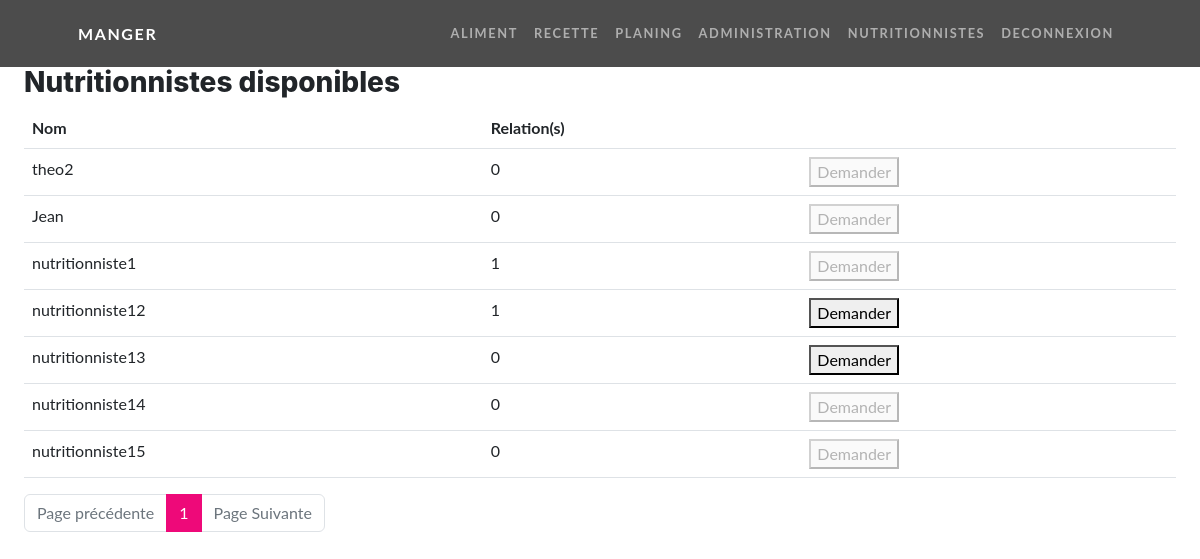
The page /rechercheNutritionniste (signed in) on the database its author committed.
### tables this page shows
CREATE TABLE IF NOT EXISTS `utilisateurs` (
  `id` int NOT NULL AUTO_INCREMENT,
  `role` enum('utilisateur','admin','nutritionniste') NOT NULL,
  `nom_utilisateur` varchar(255) NOT NULL,
  `mdp` varchar(255) NOT NULL,
  `email` varchar(255) NOT NULL,
  PRIMARY KEY (`id`)
);

### src/Controllers/Controller.php (called while the page is built, shortened)
<?php
abstract class Controller {
    function render (string $fichier, array $donnees = [], string $template = 'default.php') {
        extract($donnees);
        require_once ROOT . '/Views/' . $fichier;
        $contenu = ob_get_clean();
        require_once ROOT . '/Views/' . $template;
    }
}

### src/Controllers/RechercheNutritionnisteController.php (called while the page is built, shortened)
<?php
class RechercheNutritionnisteController extends Controller
{
    public function index()
    {
        $repo = new UtilisateursModel();
        $itemsParPage = 12;
        $nbItems = $repo->countAll(['role' => 'nutritionniste']);
        $nbPage = ceil((int)$nbItems->items / $itemsParPage);
        if (isset($_GET['page']) && !empty($_GET['page'])) {
            $pageActuelle = (int) $this->secure($_GET['page']);
            if ($pageActuelle > $nbPage) {
                $pageActuelle = $nbPage;
            }
        } else {
            $pageActuelle = 1;
        }
        $premierItem = $pageActuelle * $itemsParPage - $itemsParPage;
        $items = $repo->findByLimitesNutritionnistesDetails($premierItem, $itemsParPage, $_SESSION['utilisateur']['id']);
        $repo = new RelationNutritionnisteModel();
        $relation = $repo->findBy(['idClient' => $_SESSION['utilisateur']['id']]);
        return $this->render('rechercheNutritionniste/index.php', [
            'nutritionnistes' => $items,
            'nbPage' => $nbPage,
            'pageActuelle' => $pageActuelle,
            'relation' => $relation,
        ]);
    }
}

### index.php (called while the page is built, shortened)
<?php
$app = new Main();
$app->start();

### src/Models/Model.php (called while the page is built, shortened)
<?php
class Model extends Database {
    protected $table;
    public function countAll(array $criteres = []) {
        if(!empty($criteres)) {
            $champs = [];
            $valeurs = [];
            foreach($criteres as $champ => $valeur) {
                $champs[] = "$champ = ?";
                $valeurs[] = $valeur;
            }
            $listChamps = implode(' AND ', $champs);
            $query = $this->executeQuery('SELECT count(*) AS items FROM ' . $this->table . ' WHERE ' . $listChamps, $valeurs);
        }else{
            $query = $this->executeQuery('SELECT count(*) AS items FROM ' . $this->table);
        }
        return $query->fetch();
    }
    public function executeQuery(string $sql, array $attributs = null){
        $this->db = Database::getInstance();
        if($attributs !== null) {
            $query = $this->db->prepare($sql);
            $query->execute($attributs);
            return $query;
        }else{
            return $this->db->query($sql);
        }
    }
}

### src/Core/Database.php (called while the page is built, shortened)
<?php
class Database extends PDO {
    private static $instance;
    private function __construct() {
        $_dsn = 'mysql:dbname=' .  $_ENV['DBNAME'] .  ';host=' . $_ENV['DBHOST'];
    }
    public static function getInstance():self {
        if(self::$instance === null) {
            self::$instance = new self();
        }
        return self::$instance;
    }
}

### src/Models/UtilisateursModel.php (called while the page is built, shortened)
<?php
class UtilisateursModel extends Model {
    public function __construct() {
        $this->table = 'utilisateurs';
    }
    public function findByLimitesNutritionnistesDetails($premierItem, $itemsParPage, int $userId) {
        $query = 'SELECT
                    utilisateurs.id,
                    utilisateurs.nom_utilisateur,
                    COUNT(relation_nutritionniste.idClient) AS nbRelations,
                    IF(EXISTS (
                        SELECT 1
                        FROM notification
                        WHERE idUserOrigine = ? AND idUserDest = utilisateurs.id
                    ), true, false) AS notif
                    FROM
                        utilisateurs
                    LEFT JOIN
                        relation_nutritionniste ON utilisateurs.id = relation_nutritionniste.idNutritionniste
                    WHERE
                        utilisateurs.role = \'nutritionniste\'
                    GROUP BY
                        utilisateurs.id
                    LIMIT
                        ' . $premierItem . ', ' . $itemsParPage;
        return $this->executeQuery($query, [$userId])->fetchAll();
    }
}

### Views/rechercheNutritionniste/index.php (the view, shortened to what this page needs)
<head>
</head>
<main class="px-4">
    <section class="col-12">
        <h3>Nutritionnistes disponibles</h3>
        <table class="table">
            <thead>
                <th>Nom</th>
                <th>Relation(s)</th>
                <th></th>
            </thead>
            <tbody>
                <?php foreach ($nutritionnistes as $index => $nutritionniste) : ?>
                    <tr>
                        <td><?= $nutritionniste->nom_utilisateur ?></td>
                        <td><?= $nutritionniste->nbRelations ?></td>
                        <?php if(empty($relation)): ?>
                            <td><button id="<?= $nutritionniste->id ?>" onclick="demandeSuivi(this)" <?= $nutritionniste->notif ? "disabled" : "" ?>>Demander</button></td>
                        <?php endif ?>
                    </tr>
                <?php endforeach ?>
            </tbody>
        </table>
        <nav>
            <ul class="pagination">
                <li class="page-item <?= ($pageActuelle == 1) ? "disabled" : "" ?>">
                    <a href="?page=<?= $pageActuelle -1 ?>" class="page-link">Page précédente</a>
                </li>
                <?php for($page = 1; $page <= $nbPage; $page++): ?>
                    <li class="page-item <?= ($pageActuelle == $page) ? "active" : "" ?>">
                        <a href="?page=<?= $page ?>" class="page-link"><?= $page ?></a>
                    </li>
                <?php endfor ?>
                <li class="page-item">
                    <a href="?page=<?= $pageActuelle + 1 ?>" class="page-link <?= ($pageActuelle == $nbPage) ? "disabled" : "" ?>">Page Suivante</a>
                </li>
            </ul>
        </nav>
    </section>
</main>

### src/Core/Main.php (shortened to what this page needs)
<?php
class Main {
    public function start() {
        $params = [];
        if(isset($_GET['p']))
            $params = explode('/', $_GET['p']);
        if(isset($params[0]) && $params[0] != '') {
            $controller = '\\App\\Controllers\\'.ucfirst(array_shift($params)).'Controller';
            $controller = new $controller();
            $action = (isset($params[0])) ? array_shift($params) : 'index';
            if(method_exists($controller, $action)) {
                (isset($params[0])) ? call_user_func_array([$controller, $action], $params) : $controller->$action();
            }else{
                http_response_code(404);
                echo "La page recherchée n'existe pas";
            }
        }else{
            header('Location: accueil');
            exit;
        }
    }
}

### Views/default.php (shortened to what this page needs)
<!DOCTYPE html>
<html lang="en">
<head>
    <link href="https://cdn.jsdelivr.net/npm/bootstrap@5.3.2/dist/css/bootstrap.min.css" rel="stylesheet">
    <link href="/public/css/styles.css" rel="stylesheet" type="text/css">
</head>
<body>
    <nav class="navbar navbar-expand-lg navbar-dark navbar-custom fixed-top">
        <div class="container px-5">
            <a class="navbar-brand" href=".">MANGER</a>
            <div class="collapse navbar-collapse" id="navbarResponsive">
                <ul class="navbar-nav ms-auto">
                    <?php if(isset($_SESSION['utilisateur'])): ?>
                        <li class="nav-item"><a class="nav-link" href="/aliment">Aliment</a></li>
                        <li class="nav-item"><a class="nav-link" href="/recette">Recette</a></li>
                        <li class="nav-item"><a class="nav-link" href="#">Planing</a></li>
                        <?php if($_SESSION['utilisateur']['role'] == "admin"): ?>
                            <li class="nav-item"><a class="nav-link" href="/admin">Administration</a></li>
                        <?php endif ?>
                        <li class="nav-item"><a class="nav-link" href="/rechercheNutritionniste">Nutritionnistes</a></li>
                        <li class="nav-item sign-in-up"><a class="nav-link" href="/utilisateur/logout">Deconnexion</a></li>
                    <?php else: ?>
                        <li class="nav-item sign-in-up"><a class="nav-link" href="/utilisateur/login">Connexion</a></li>
                    <?php endif ?>
                </ul>
            </div>
        </div>
    </nav>
    <div class="conteneur" style="margin-top: 66px;">
        <?= $contenu ?>
    </div>
</body>
</html>

### rows shown on the page
utilisateurs: nom_utilisateur "theo2", nbRelations "0"
utilisateurs: nom_utilisateur "Jean", nbRelations "0"
utilisateurs: nom_utilisateur "nutritionniste1", nbRelations "1"
utilisateurs: nom_utilisateur "nutritionniste12", nbRelations "1"
utilisateurs: nom_utilisateur "nutritionniste13", nbRelations "0"
utilisateurs: nom_utilisateur "nutritionniste14", nbRelations "0"
utilisateurs: nom_utilisateur "nutritionniste15", nbRelations "0"
